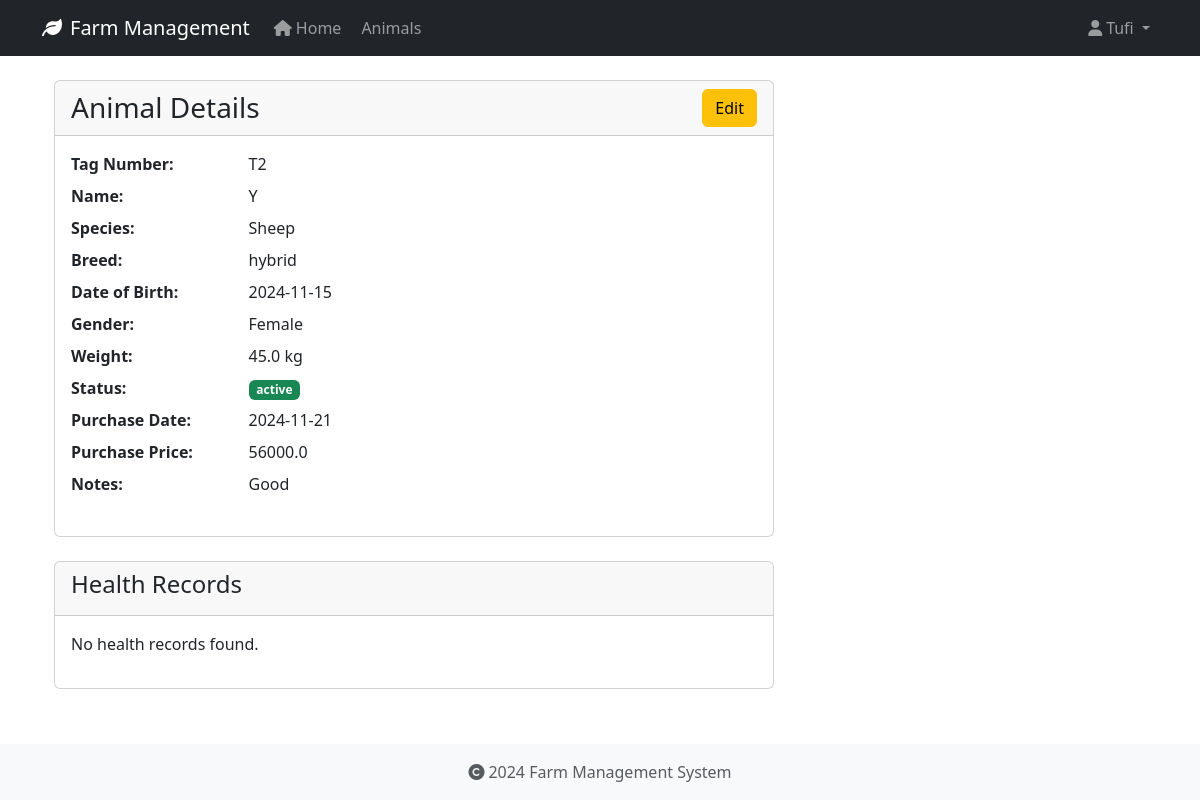
The page /animals/6 (signed in) on the database as committed earlier.
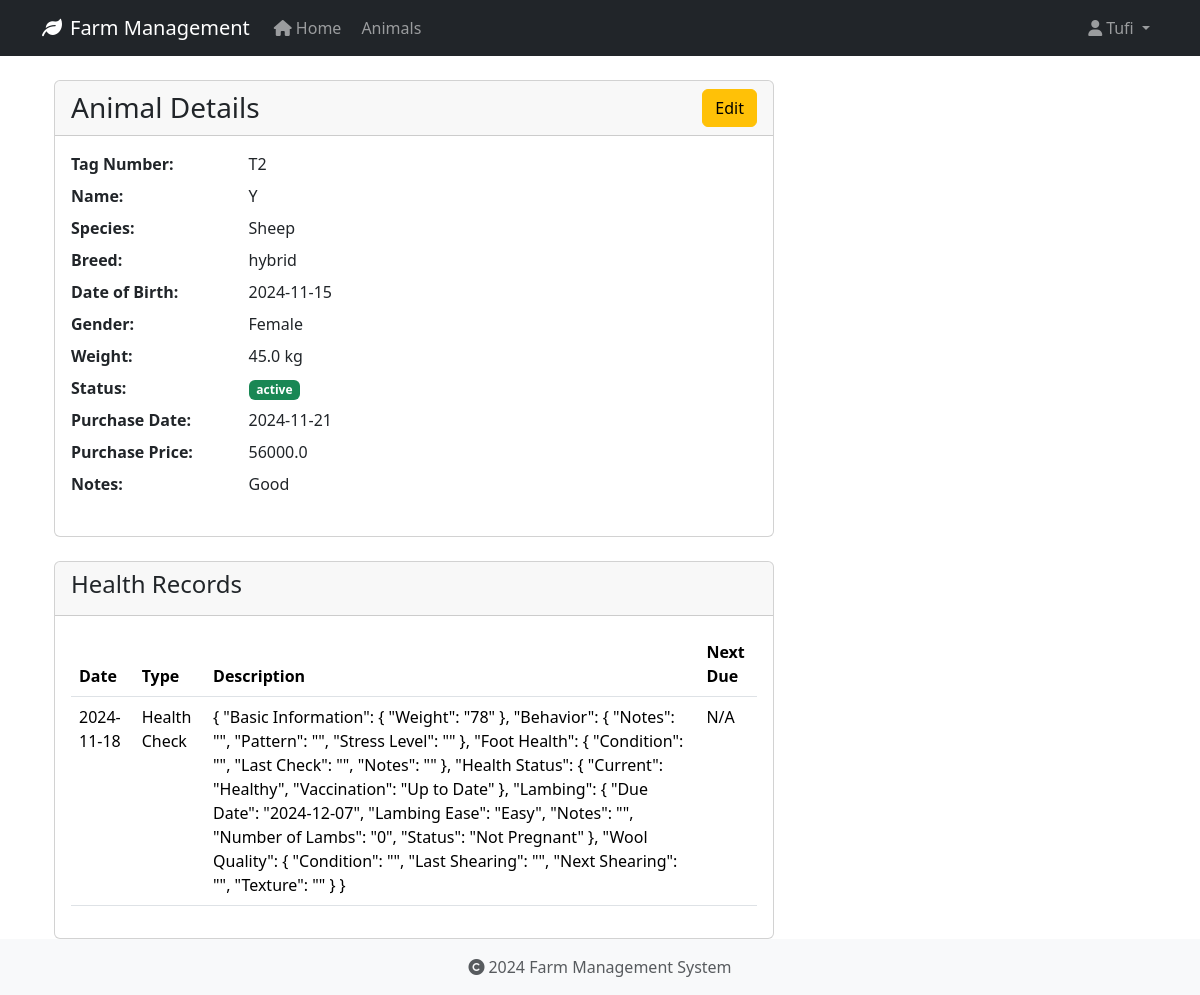
The same page on the database as committed later.
### app/models/animal.py (models this page shows, shortened)
class HealthRecord(db.Model):
    id = db.Column(db.Integer, primary_key=True)
    animal_id = db.Column(db.Integer, db.ForeignKey('animal.id', ondelete='CASCADE'), nullable=False)
    record_type = db.Column(db.String(50), nullable=False)  # Made nullable=False
    date = db.Column(db.Date, nullable=False)
    description = db.Column(db.Text, nullable=True)
    treatment = db.Column(db.Text, nullable=True)
    cost = db.Column(db.Float, nullable=True)
    next_due_date = db.Column(db.Date, nullable=True)
    created_at = db.Column(db.DateTime, default=datetime.utcnow, nullable=False)
    created_by_id = db.Column(db.Integer, db.ForeignKey('user.id', ondelete='SET NULL'), nullable=True)

### app/routes/animals.py (the view)
@bp.route('/<int:id>')
@login_required
def view(id):
    animal = Animal.query.get_or_404(id)
    return render_template('animals/view.html', animal=animal)

### app/models/user.py (called while the page is built)
@login_manager.user_loader
def load_user(user_id):
    return User.query.get(int(user_id))

### app/templates/animals/view.html (shortened to what this page needs)
{% extends "base.html" %}
{% block content %}
<div class="container">
    <div class="row">
        <div class="col-md-8">
            <div class="card">
                <div class="card-header">
                    <div class="d-flex justify-content-between align-items-center">
                        <h3 class="card-title mb-0">Animal Details</h3>
                        <a href="{{ url_for('animals.edit', id=animal.id) }}" class="btn btn-warning">Edit</a>
                    </div>
                </div>
                <div class="card-body">
                    <dl class="row">
                        <dt class="col-sm-3">Tag Number:</dt>
                        <dd class="col-sm-9">{{ animal.tag_number }}</dd>
                        <dt class="col-sm-3">Name:</dt>
                        <dd class="col-sm-9">{{ animal.name or 'N/A' }}</dd>
                        <dt class="col-sm-3">Species:</dt>
                        <dd class="col-sm-9">{{ animal.species }}</dd>
                        <dt class="col-sm-3">Breed:</dt>
                        <dd class="col-sm-9">{{ animal.breed or 'N/A' }}</dd>
                        <dt class="col-sm-3">Date of Birth:</dt>
                        <dd class="col-sm-9">{{ animal.date_of_birth.strftime('%Y-%m-%d') if animal.date_of_birth else 'N/A' }}</dd>
                        <dt class="col-sm-3">Gender:</dt>
                        <dd class="col-sm-9">{{ animal.gender or 'N/A' }}</dd>
                        <dt class="col-sm-3">Weight:</dt>
                        <dd class="col-sm-9">{{ animal.weight|round(2) if animal.weight else 'N/A' }} kg</dd>
                        <dt class="col-sm-3">Status:</dt>
                        <dd class="col-sm-9">
                            <span class="badge {% if animal.status == 'active' %}bg-success{% else %}bg-secondary{% endif %}">
                                {{ animal.status }}
                            </span>
                        </dd>
                        <dt class="col-sm-3">Purchase Date:</dt>
                        <dd class="col-sm-9">{{ animal.purchase_date.strftime('%Y-%m-%d') if animal.purchase_date else 'N/A' }}</dd>
                        <dt class="col-sm-3">Purchase Price:</dt>
                        <dd class="col-sm-9">{{ animal.purchase_price|round(2) if animal.purchase_price else 'N/A' }}</dd>
                        <dt class="col-sm-3">Notes:</dt>
                        <dd class="col-sm-9">{{ animal.notes or 'N/A' }}</dd>
                    </dl>
                </div>
            </div>
            <div class="card mt-4">
                <div class="card-header">
                    <h4>Health Records</h4>
                </div>
                <div class="card-body">
                    {% if animal.health_records %}
                        <table class="table">
                            <thead>
                                <tr>
                                    <th>Date</th>
                                    <th>Type</th>
                                    <th>Description</th>
                                    <th>Next Due</th>
                                </tr>
                            </thead>
                            <tbody>
                                {% for record in animal.health_records %}
                                <tr>
                                    <td>{{ record.date.strftime('%Y-%m-%d') }}</td>
                                    <td>{{ record.record_type }}</td>
                                    <td>{{ record.description }}</td>
                                    <td>{{ record.next_due_date.strftime('%Y-%m-%d') if record.next_due_date else 'N/A' }}</td>
                                </tr>
                                {% endfor %}
                            </tbody>
                        </table>
                    {% else %}
                        <p>No health records found.</p>
                    {% endif %}
                </div>
            </div>
        </div>
    </div>
</div>
{% endblock %}

Rows that differ between the two databases and show on the page:
added HealthRecord: date "2024-11-18", record_type "Health Check", description "{ \"Basic Information\": { \"Weight\": \"78\" }, \"Behavior\": { \"Notes\": \"\", \"Pattern\": \"\", \"Stress Level\": \"\" }, \"Foot Health\": { \"Condition\": \"\", \"Last Check\": \"\", \"Notes\": \"\" }, \"Health Status\": { \"Current\": \"Healthy\", \"Vaccination\": \"Up to Date\" }, \"Lambing\": { \"Due Date\": \"2024-12-07\", \"Lambing Ease\": \"Easy\", \"Notes\": \"\", \"Number of Lambs\": \"0\", \"Status\": \"Not Pregnant\" }, \"Wool Quality\": { \"Condition\": \"\", \"Last Shearing\": \"\", \"Next Shearing\": \"\", \"Texture\": \"\" } }", next_due_date "N/A"
Other text that changed with them:
text no longer shown: "No health records found."
text now shown: "Date Type Description Next Due"
